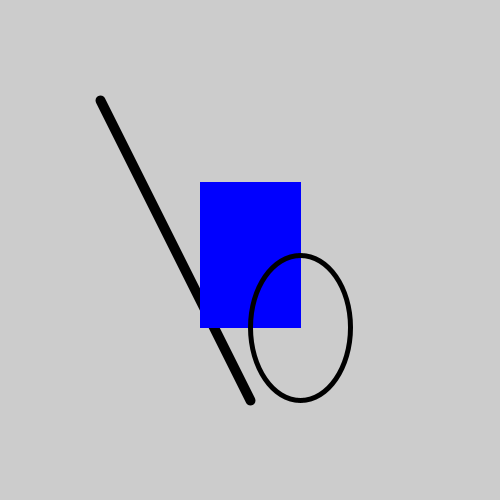
Frame 1 (no input)
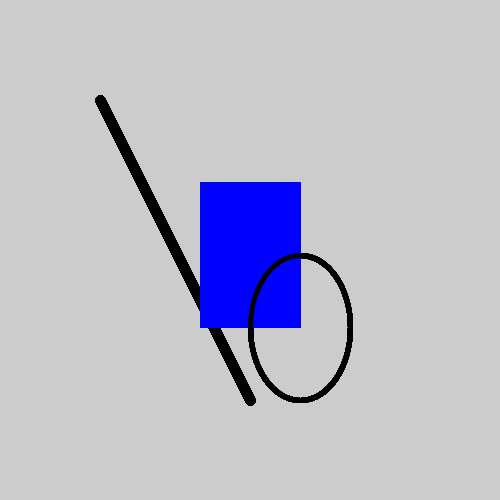
Frame 60 (the mouse pressed at the canvas centre just before this capture)
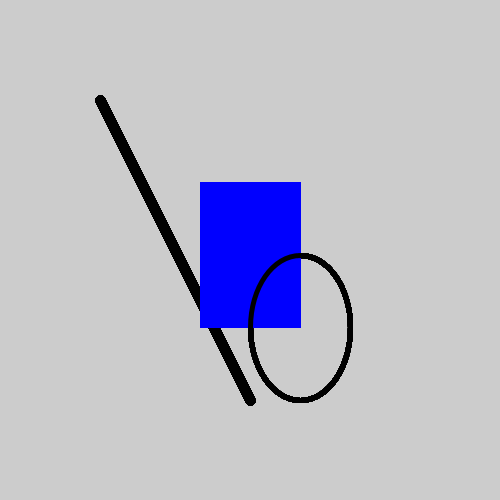
Frame 120 (the mouse held since frame 60 and released just before this capture)

The Processing sketch that drew these frames (run headless with seeded random() and noise(); from frame 60 on, the mouse is pressed at the canvas centre):

// Processing sketch: InClassExample
// ── InClassExample.pde
void setup()
{
  size(500,500);
}
void draw()
{
  /*first create the point*/
  strokeWeight(10);
  stroke(255, 0, 0);
  point(250, 250);
  
  /*then create my line*/
  stroke(0, 0, 0);
  line(100, 100, 250, 400);
  
  /*now I want a blue rect*/
  stroke(0, 0, 255);
  strokeWeight(1);
  fill(0, 0, 255);
  rectMode(CENTER);
  rect(250, 255, 100, 145);
 
 /*create a transparent ellipse that overlaps the rectangle*/
  stroke(0, 0, 0);
  strokeWeight(5);
  noFill();
  ellipseMode(CORNER);
  ellipse(250, 255, 100, 145);
}
